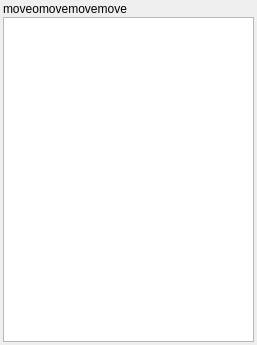
<?xml version="1.0" encoding="UTF-8"?>
<ui version="4.0">
 <class>Note</class>
 <widget class="QWidget" name="Note">
  <property name="geometry">
   <rect>
    <x>0</x>
    <y>0</y>
    <width>257</width>
    <height>345</height>
   </rect>
  </property>
  <property name="sizePolicy">
   <sizepolicy hsizetype="Expanding" vsizetype="Expanding">
    <horstretch>0</horstretch>
    <verstretch>0</verstretch>
   </sizepolicy>
  </property>
  <property name="windowTitle">
   <string>Form</string>
  </property>
  <layout class="QVBoxLayout" name="verticalLayout">
   <property name="spacing">
    <number>0</number>
   </property>
   <property name="leftMargin">
    <number>3</number>
   </property>
   <property name="topMargin">
    <number>0</number>
   </property>
   <property name="rightMargin">
    <number>3</number>
   </property>
   <property name="bottomMargin">
    <number>3</number>
   </property>
   <item>
    <layout class="QHBoxLayout" name="horizontalLayout">
     <property name="spacing">
      <number>0</number>
     </property>
     <item>
      <widget class="QLabel" name="label">
       <property name="sizePolicy">
        <sizepolicy hsizetype="Preferred" vsizetype="Fixed">
         <horstretch>0</horstretch>
         <verstretch>0</verstretch>
        </sizepolicy>
       </property>
       <property name="minimumSize">
        <size>
         <width>0</width>
         <height>17</height>
        </size>
       </property>
       <property name="cursor">
        <cursorShape>ArrowCursor</cursorShape>
       </property>
       <property name="text">
        <string>moveomovemovemove</string>
       </property>
      </widget>
     </item>
     <item>
      <widget class="QPushButton" name="pushButton">
       <property name="sizePolicy">
        <sizepolicy hsizetype="Fixed" vsizetype="Fixed">
         <horstretch>0</horstretch>
         <verstretch>0</verstretch>
        </sizepolicy>
       </property>
       <property name="minimumSize">
        <size>
         <width>13</width>
         <height>13</height>
        </size>
       </property>
       <property name="maximumSize">
        <size>
         <width>17</width>
         <height>17</height>
        </size>
       </property>
       <property name="styleSheet">
        <string notr="true">border : none</string>
       </property>
       <property name="text">
        <string/>
       </property>
       <property name="icon">
        <iconset>
         <normaloff>../../../Desktop/preview.png</normaloff>../../../Desktop/preview.png</iconset>
       </property>
       <property name="flat">
        <bool>true</bool>
       </property>
      </widget>
     </item>
    </layout>
   </item>
   <item>
    <widget class="QTextEdit" name="textEdit">
     <property name="font">
      <font>
       <pointsize>11</pointsize>
      </font>
     </property>
     <property name="lineWrapMode">
      <enum>QTextEdit::NoWrap</enum>
     </property>
    </widget>
   </item>
  </layout>
 </widget>
 <resources/>
 <connections/>
</ui>
